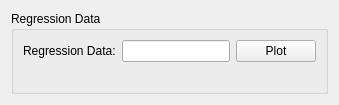
              <widget class="QWidget" name="page_23">
               <layout class="QGridLayout" name="gridLayout_73">
                <item row="0" column="0">
                 <widget class="QGroupBox" name="groupBox_20">
                  <property name="title">
                   <string>Regression Data</string>
                  </property>
                  <layout class="QGridLayout" name="gridLayout_74">
                   <item row="0" column="0">
                    <layout class="QGridLayout" name="gridLayout_32">
                     <item row="0" column="0">
                      <layout class="QFormLayout" name="formLayout_31">
                       <item row="0" column="0">
                        <widget class="QLabel" name="label_59">
                         <property name="text">
                          <string>Regression Data:</string>
                         </property>
                        </widget>
                       </item>
                       <item row="0" column="1">
                        <widget class="QLineEdit" name="predictionWindow_regressionData">
                         <property name="text">
                          <string/>
                         </property>
                        </widget>
                       </item>
                      </layout>
                     </item>
                     <item row="0" column="1">
                      <layout class="QVBoxLayout" name="verticalLayout_11">
                       <item>
                        <widget class="QPushButton" name="predictionWindow_plotRegressionDataButton">
                         <property name="text">
                          <string>Plot</string>
                         </property>
                        </widget>
                       </item>
                       <item>
                        <widget class="QLabel" name="label_41">
                         <property name="text">
                          <string/>
                         </property>
                        </widget>
                       </item>
                      </layout>
                     </item>
                    </layout>
                   </item>
                  </layout>
                 </widget>
                </item>
               </layout>
              </widget>
